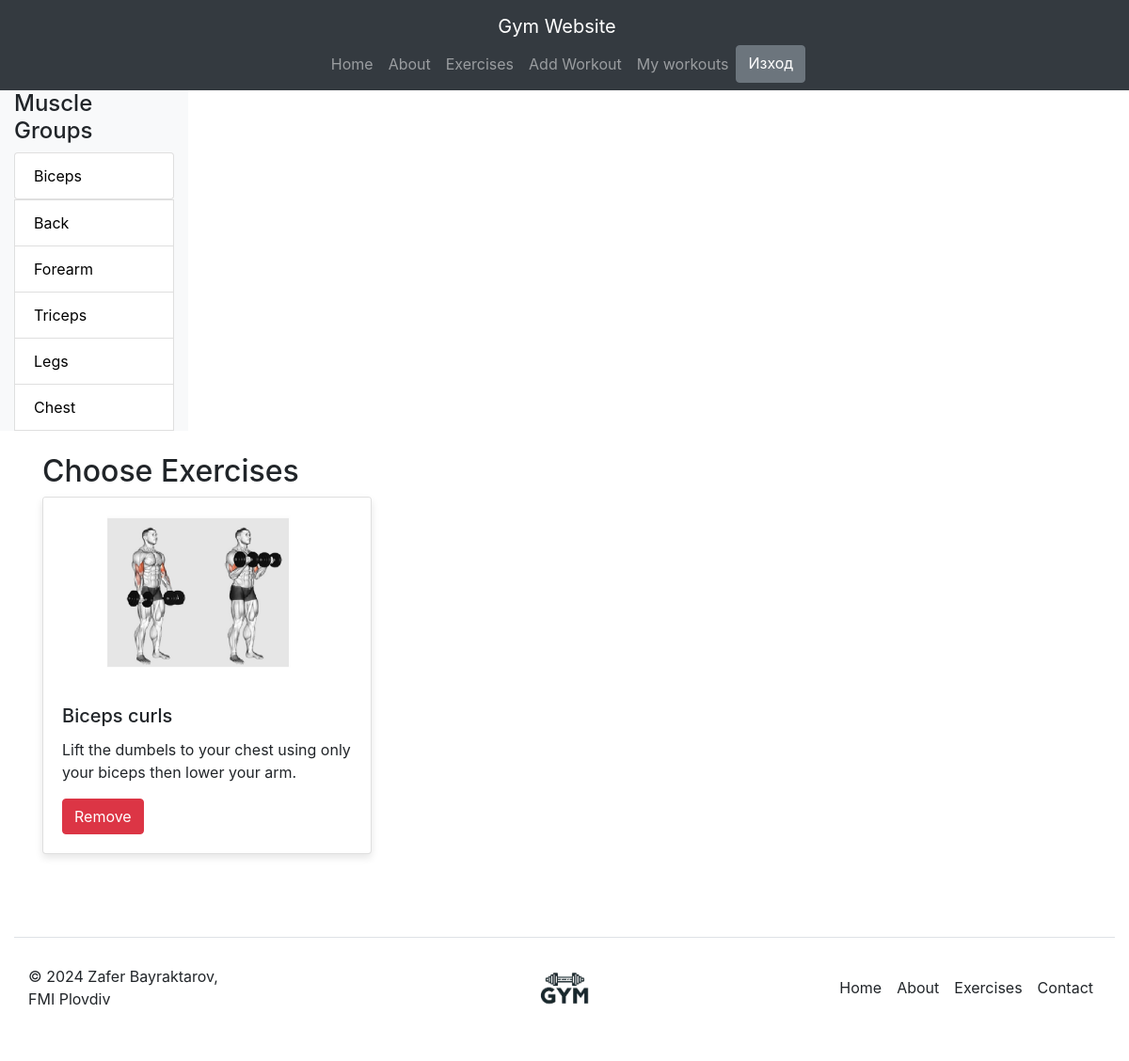
The app's page /my_workouts.php?kid=1 (signed in) with its own data.
### tables this page shows
CREATE TABLE IF NOT EXISTS `exercise_type` (
  `Ex_type_ID` int NOT NULL AUTO_INCREMENT COMMENT 'ПК',
  `Name` varchar(100) NOT NULL COMMENT 'Вид на упражнение',
  `Description` varchar(500) NOT NULL COMMENT 'Описание',
  PRIMARY KEY (`Ex_type_ID`)
);

CREATE TABLE IF NOT EXISTS `workouts` (
  `Workout_ID` int NOT NULL AUTO_INCREMENT COMMENT 'ПК',
  `Name` varchar(100) NOT NULL COMMENT 'Наимонование на упражнение',
  `Image_Url` varchar(255) NOT NULL COMMENT 'Път към изображение',
  `Description` varchar(500) NOT NULL COMMENT 'Описание на упражнение',
  `Type_ID` int DEFAULT NULL COMMENT 'Вид на упражнение',
  PRIMARY KEY (`Workout_ID`),
  KEY `Type_ID` (`Type_ID`)
);

### my_workouts.php (the view, shortened to what this page needs)
<?php
require 'layout/init.inc';
if (isset($_REQUEST['kid'])) {
$kid =  (int)$_REQUEST['kid'];
}
$query   = "SELECT *
FROM  exercise_type ";
  $result = $mysqli->query($query);
require 'layout/nav.inc';
print ('
<div class="container-fluid">
    <div class="row">
      <div class="col-md-2 bg-light sidebar">
        <h4>Muscle Groups</h4>
        <ul class="list-group">
        ');
        while($row = $result->fetch_assoc()){
        print'
          <a id="aBlack" class="list-group-item" href="my_workouts.php?kid='.$row['Ex_type_ID'].'">
        '.htmlspecialchars(stripslashes($row['Name'])).'
          </a>
          </ul>
          ';
        }
        if(isset($kid)) {
            $user =$_SESSION['Account_Id'];
        $query   = "SELECT workouts.Name as WName,exercise_type.Name as TName, exercise_type.Description as TDescription,workouts.Description as WDescription,workouts.Image_Url,workouts.Workout_ID,Type_ID,myworkouts.Account_ID
        FROM workouts RIGHT JOIN exercise_type ON workouts.Type_ID = exercise_type.Ex_type_ID
        RIGHT JOIN myworkouts on myworkouts.Workout_ID = workouts.Workout_ID
        WHERE exercise_type.Ex_type_ID = $kid and workouts.Workout_ID is not null and myworkouts.Account_ID = $user";
          $result = $mysqli->query($query);
        print ('
      </div>
      <div class="container mt-4">
        <h2>Choose Exercises</h2>
        <div class="row">
          ');
          if(isset($_SESSION['Person_Type'])){
          while($row = $result->fetch_assoc())
          print'
          <div class="col-md-4 mb-3">
            <div class="card">
              <img src="uploads/'.$row['Image_Url'].'" class="card-img-top" alt="Exercise Image">
              <div class="card-body">
                <h5 class="card-title">'.$row['WName'].'</h5>
                <p class="card-text">'.$row['WDescription'].'</p>
                <form method="post" name="f" action="'.$_SERVER['PHP_SELF'].'" class="form">
                <input type="hidden" name="ExID" value="'.$row['Workout_ID'].'">
                <button type="submit" class="btn btn-danger">Remove</button>
                </form>
              </div>
            </div>
          </div>
';}
          }
print'
        </div>
      </div>
    </div>
    <br><br>
';
require 'layout/footer.inc';
?>

### style.css (style rules this page uses)
.card-img-top { height: 200px; object-fit: cover; }
#aBlack { color: black; text-decoration: none; }
.card { box-shadow: 0 4px 8px rgba(0, 0, 0, 0.1); transition: all 0.3s ease; }

### records on screen
exercise_type: Name "Biceps"
exercise_type: Name "Back"
exercise_type: Name "Forearm"
exercise_type: Name "Triceps"
exercise_type: Name "Legs"
exercise_type: Name "Chest"
workouts: Image_Url (picture), Name "Biceps curls", Description "Lift the dumbels to your chest using only your biceps then lower your arm."
